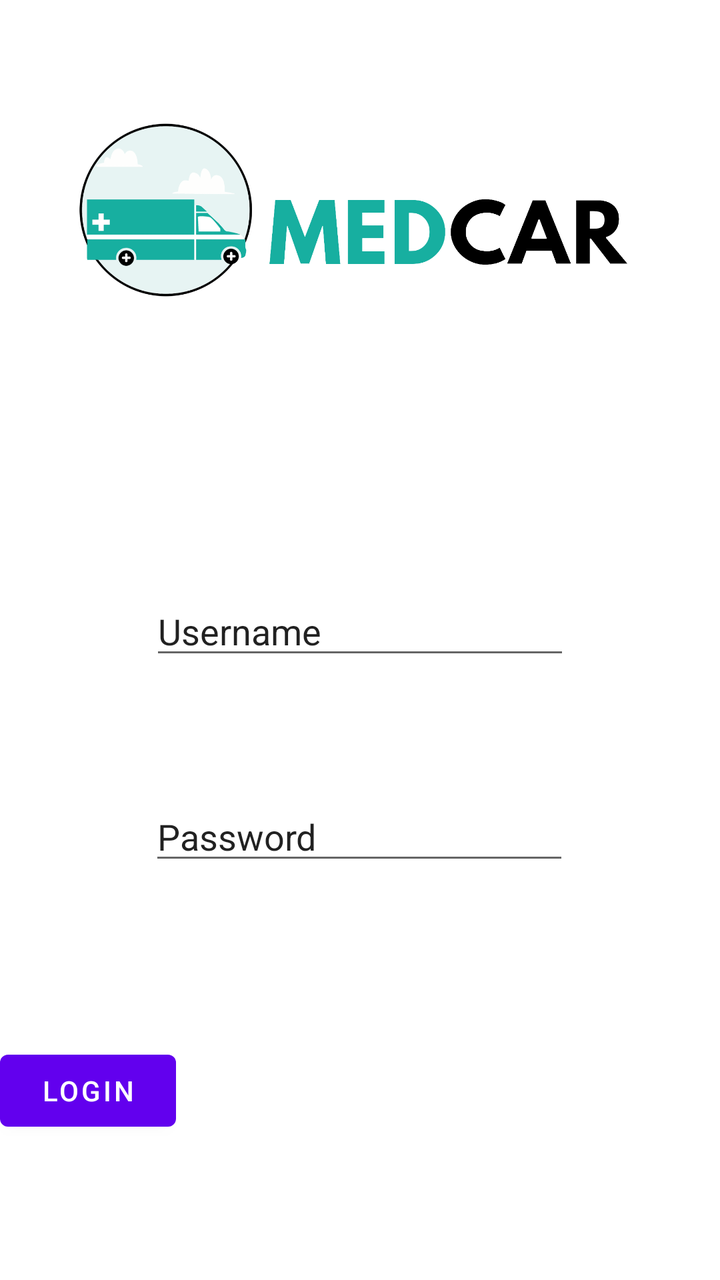
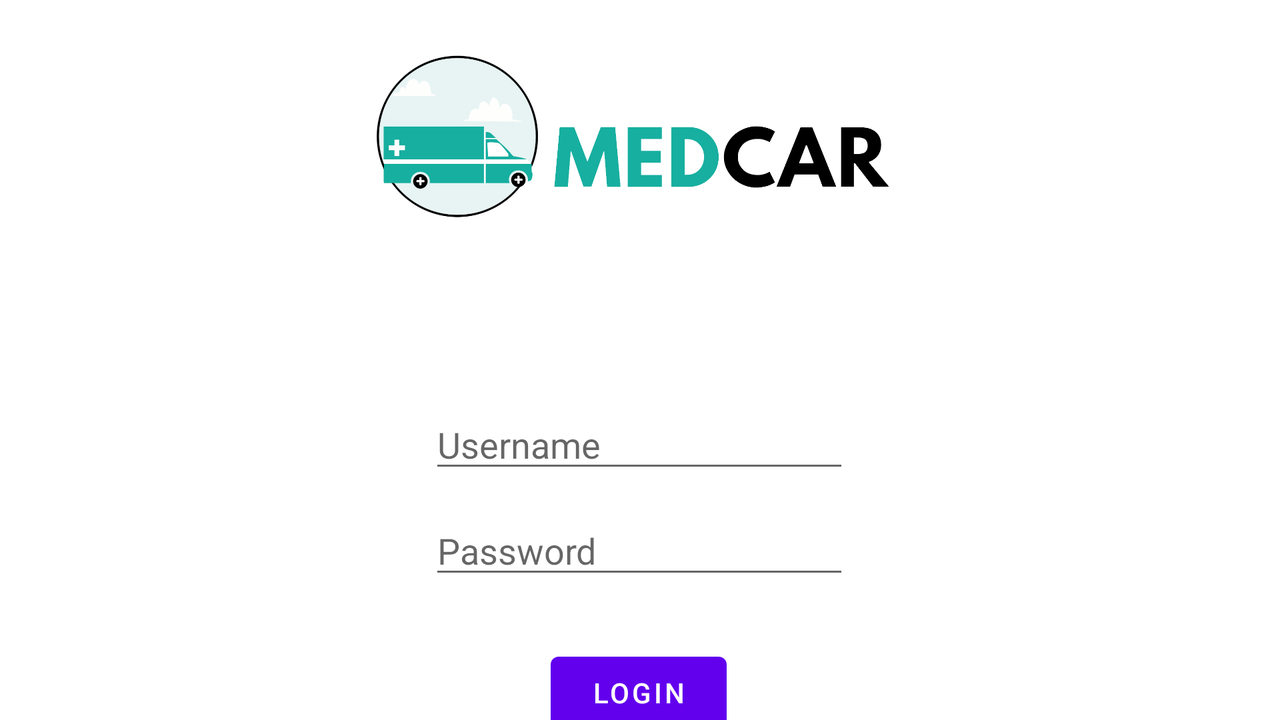

An Android layout and its configuration variant, each rendered on a device that would load it. The default file and the variant file are quoted in full after the pictures.
<!-- AndroidManifest.xml: application theme Theme.MedCarApp -->
<!-- res/layout/login.xml -->
<?xml version="1.0" encoding="utf-8"?>
<androidx.constraintlayout.widget.ConstraintLayout
    xmlns:android="http://schemas.android.com/apk/res/android"
    xmlns:app="http://schemas.android.com/apk/res-auto"
    xmlns:tools="http://schemas.android.com/tools"
    android:layout_width="match_parent"
    android:layout_height="match_parent">

    <ImageView
        android:id="@+id/logo2"
        android:layout_width="298dp"
        android:layout_height="232dp"
        android:src="@drawable/logo7"
        app:layout_constraintBottom_toTopOf="@+id/Introtext"
        app:layout_constraintEnd_toEndOf="parent"
        app:layout_constraintHorizontal_bias="0.495"
        app:layout_constraintStart_toStartOf="parent"
        app:layout_constraintTop_toTopOf="parent" />

    <TextView
        android:id="@+id/textView2"
        android:layout_width="wrap_content"
        android:layout_height="wrap_content"
        android:layout_marginTop="264dp"
        android:layout_marginBottom="75dp"
        android:text="Enter Login Information:"
        app:layout_constraintBottom_toBottomOf="@+id/inputUser"
        app:layout_constraintEnd_toEndOf="parent"
        app:layout_constraintHorizontal_bias="0.498"
        app:layout_constraintStart_toStartOf="parent"
        app:layout_constraintTop_toTopOf="@+id/logo2" />

    <EditText
        android:id="@+id/inputUser"
        android:layout_width="wrap_content"
        android:layout_height="wrap_content"
        android:ems="10"
        android:inputType="textPersonName"
        android:text="Username"
        app:layout_constraintBottom_toTopOf="@+id/inputPassword"
        app:layout_constraintEnd_toEndOf="parent"
        app:layout_constraintStart_toStartOf="parent"
        app:layout_constraintTop_toBottomOf="@+id/logo2" />

    <EditText
        android:id="@+id/inputPassword"
        android:layout_width="wrap_content"
        android:layout_height="wrap_content"
        android:layout_marginTop="164dp"
        android:ems="10"
        android:inputType="textPersonName"
        android:text="Password"
        app:layout_constraintEnd_toEndOf="parent"
        app:layout_constraintHorizontal_bias="0.497"
        app:layout_constraintStart_toStartOf="parent"
        app:layout_constraintTop_toBottomOf="@+id/logo2" />

    <Button
        android:id="@+id/loginButton"
        android:layout_width="wrap_content"
        android:layout_height="wrap_content"
        android:layout_marginTop="84dp"
        android:text="Login"
        app:layout_constraintTop_toBottomOf="@+id/inputPassword"
        tools:layout_editor_absoluteX="161dp" />

</androidx.constraintlayout.widget.ConstraintLayout>
<!-- resources referenced by this layout -->
<resources>
  <!-- drawable logo7: png bitmap (drawable, 80638 bytes) -->
  <style name="Theme.MedCarApp" parent="Theme.MaterialComponents.DayNight.DarkActionBar">
          
          <item name="colorPrimary">@color/purple_500</item>
          <item name="colorPrimaryVariant">@color/purple_700</item>
          <item name="colorOnPrimary">@color/white</item>
          
          <item name="colorSecondary">@color/teal_200</item>
          <item name="colorSecondaryVariant">@color/teal_700</item>
          <item name="colorOnSecondary">@color/black</item>
          
          <item name="android:statusBarColor" tools:targetApi="l">?attr/colorPrimaryVariant</item>
          
      </style>
  <color name="purple_500">#FF6200EE</color>
  <color name="purple_700">#FF3700B3</color>
  <color name="white">#FFFFFFFF</color>
  <color name="teal_200">#FF03DAC5</color>
  <color name="teal_700">#FF018786</color>
  <color name="black">#FF000000</color>
</resources>
<!-- res/layout-land/login.xml (the repository's variant of the layout above) -->
<!-- drawn on the phone turned sideways -->
<?xml version="1.0" encoding="utf-8"?>
<androidx.constraintlayout.widget.ConstraintLayout
    xmlns:android="http://schemas.android.com/apk/res/android"
    xmlns:app="http://schemas.android.com/apk/res-auto"
    xmlns:tools="http://schemas.android.com/tools"
    android:layout_width="match_parent"
    android:layout_height="match_parent">

    <ImageView
        android:id="@+id/logo2"
        android:layout_width="301dp"
        android:layout_height="157dp"
        android:src="@drawable/logo7"
        app:layout_constraintBottom_toTopOf="@+id/Introtext"
        app:layout_constraintEnd_toEndOf="parent"
        app:layout_constraintHorizontal_bias="0.498"
        app:layout_constraintStart_toStartOf="parent"
        app:layout_constraintTop_toTopOf="parent" />

    <TextView
        android:id="@+id/textView2"
        android:layout_width="wrap_content"
        android:layout_height="wrap_content"
        android:layout_marginTop="264dp"
        android:layout_marginBottom="75dp"
        android:text="Enter Login Information:"
        app:layout_constraintBottom_toBottomOf="@+id/inputUser"
        app:layout_constraintEnd_toEndOf="parent"
        app:layout_constraintHorizontal_bias="0.498"
        app:layout_constraintStart_toStartOf="parent"
        app:layout_constraintTop_toTopOf="@+id/logo2" />

    <EditText
        android:id="@+id/inputUser"
        android:layout_width="wrap_content"
        android:layout_height="wrap_content"
        android:ems="10"
        android:hint="Username"
        android:inputType="textPersonName"
        app:layout_constraintBottom_toTopOf="@+id/inputPassword"
        app:layout_constraintEnd_toEndOf="parent"
        app:layout_constraintHorizontal_bias="0.499"
        app:layout_constraintStart_toStartOf="parent"
        app:layout_constraintTop_toBottomOf="@+id/logo2"
        app:layout_constraintVertical_bias="0.784" />

    <EditText
        android:id="@+id/inputPassword"
        android:layout_width="wrap_content"
        android:layout_height="wrap_content"
        android:layout_marginTop="96dp"
        android:ems="10"
        android:hint="Password"
        android:inputType="textPersonName"
        android:password="true"
        app:layout_constraintEnd_toEndOf="parent"
        app:layout_constraintHorizontal_bias="0.499"
        app:layout_constraintStart_toStartOf="parent"
        app:layout_constraintTop_toBottomOf="@+id/logo2" />

    <Button
        android:id="@+id/loginButton"
        android:layout_width="wrap_content"
        android:layout_height="wrap_content"
        android:layout_marginTop="28dp"
        android:text="Login"
        app:layout_constraintEnd_toEndOf="parent"
        app:layout_constraintHorizontal_bias="0.499"
        app:layout_constraintStart_toStartOf="parent"
        app:layout_constraintTop_toBottomOf="@+id/inputPassword" />

</androidx.constraintlayout.widget.ConstraintLayout>
